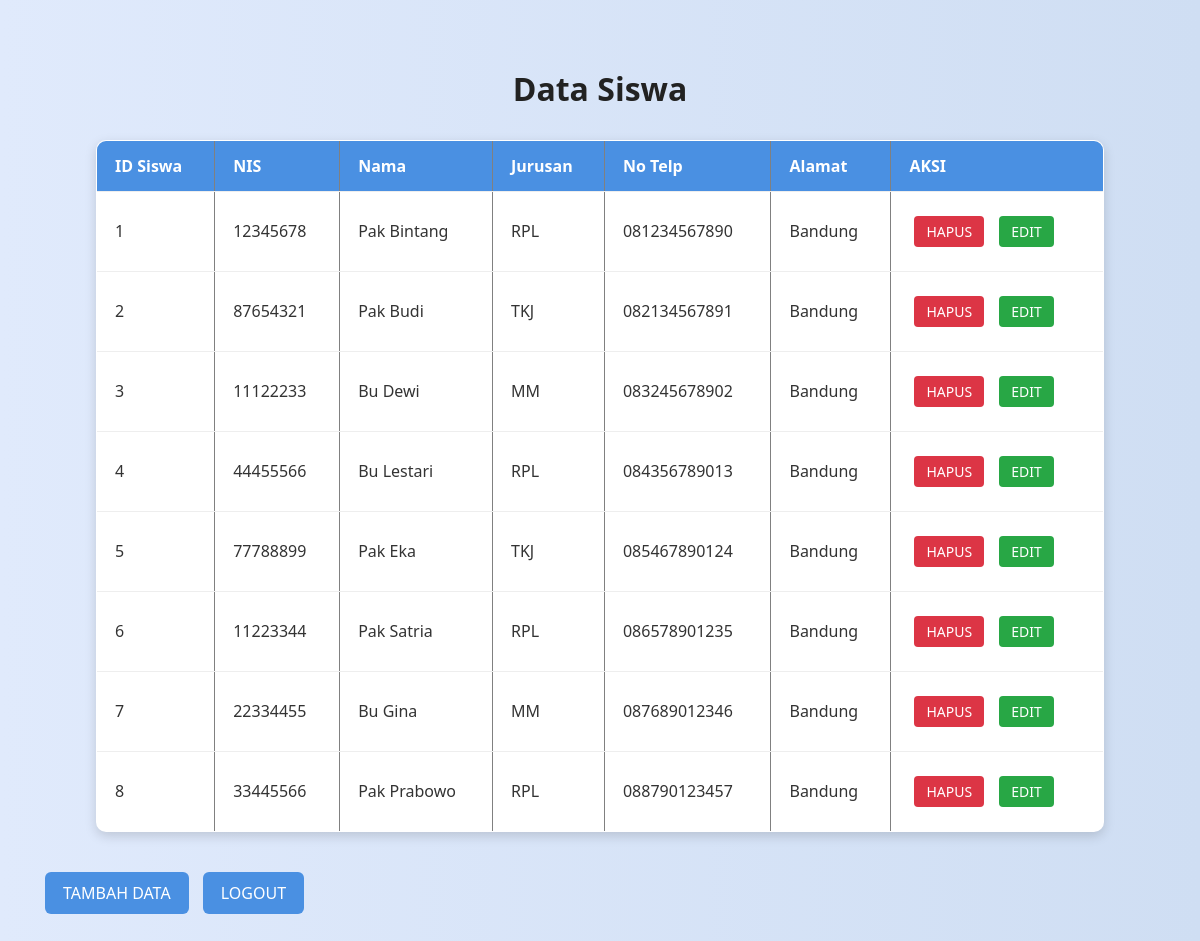
The app's page /index.php (signed in), older data.
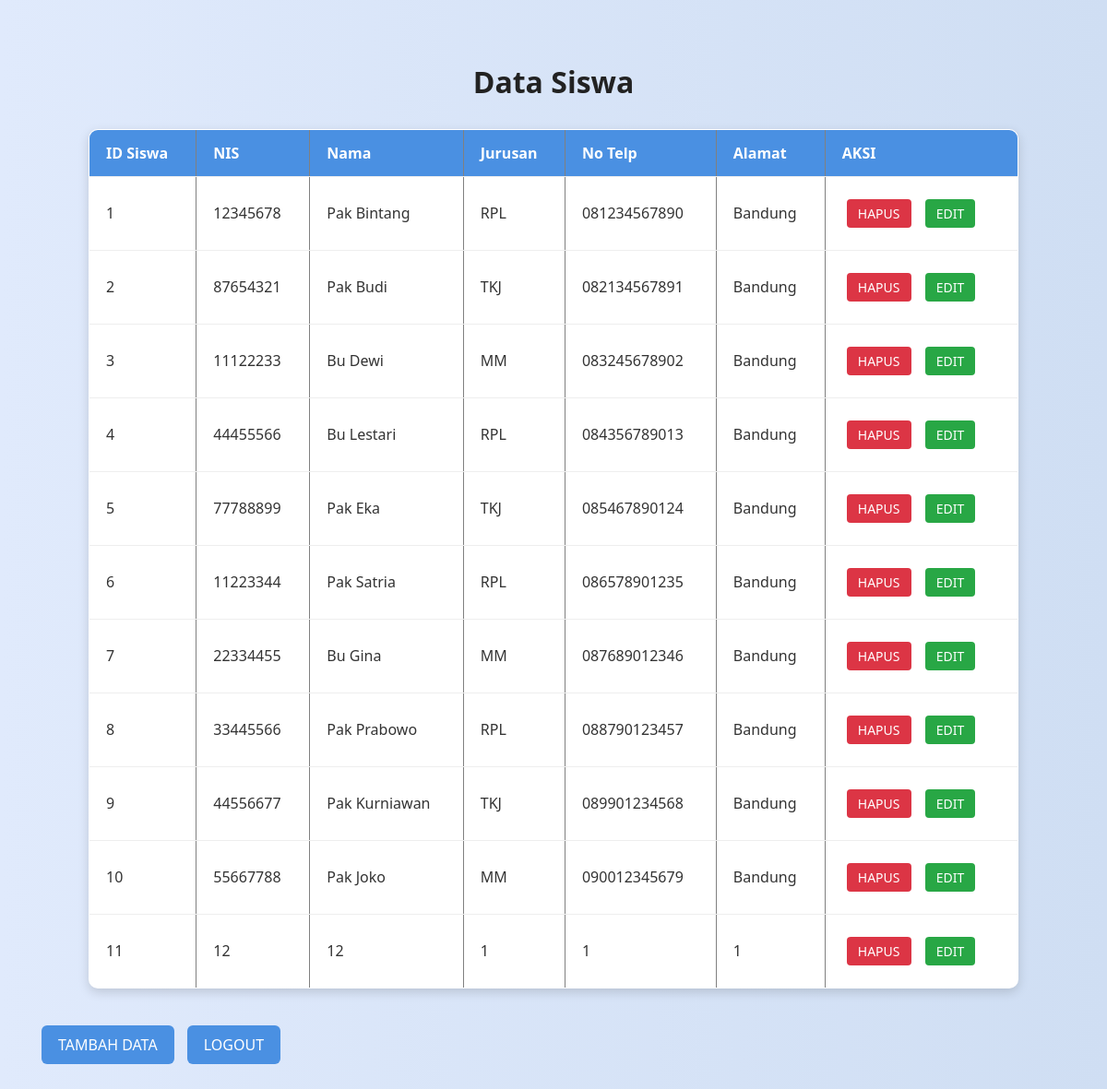
The same page, newer data.
### tables this page shows
CREATE TABLE `siswa` (
  `ID_SISWA` int NOT NULL,
  `NIS` char(8) NOT NULL,
  `Nama` varchar(100) NOT NULL,
  `Jurusan` varchar(50) DEFAULT NULL,
  `No_Telp` varchar(15) DEFAULT NULL,
  `Alamat` text
);

### index.php (the view, shortened to what this page needs)
<?php
include 'koneksi.php';
?>
<!DOCTYPE html>
<html>
<head>
</head>
<body>
<h2>Data Siswa</h2>
<table border="1" cellpadding="8" cellspacing="0">
    <tr>
        <th>ID Siswa</th>
        <th>NIS</th>
        <th>Nama</th>
        <th>Jurusan</th>
        <th>No Telp</th>
        <th>Alamat</th>
        <th>AKSI</th>
    </tr>
    <?php
    $sql = "SELECT * FROM siswa";
    $result = $koneksi->query($sql);
    if ($result->num_rows > 0) {
        while ($row = $result->fetch_assoc()) {
            echo "<tr>
                    <td>{$row['ID_SISWA']}</td>
                    <td>{$row['NIS']}</td>
                    <td>{$row['Nama']}</td>
                    <td>{$row['Jurusan']}</td>
                    <td>{$row['No_Telp']}</td>
                    <td>{$row['Alamat']}</td>
                    <td><a href='hapus.php?id={$row['ID_SISWA']}' onclick='return confirm(\"Yakin Ingin Hapus Data?\");'>HAPUS</a>
                    <a href='form-edit.php?id={$row['ID_SISWA']}'>EDIT</a></td>
                  </tr>";
        }
    } else {
        echo "<tr><td colspan='6'>Tidak ada data</td></tr>";
    }
    ?>
</table>
<a href="form-input.php">TAMBAH DATA</a>
<a href="logout.php">LOGOUT</a>
</body>
</html>

### index.php (style rules this page uses)
body { font-family: 'Segoe UI', Tahoma, Geneva, Verdana, sans-serif; background: linear-gradient(to right, #e0eafc, #cfdef3); margin: 0; padding: 40px; color: #333; }
h2 { text-align: center; color: #222; margin-bottom: 30px; font-size: 32px; }
table { border-collapse: collapse; width: 90%; margin: 0 auto 30px; background-color: #ffffff; border-radius: 10px; overflow: hidden; box-shadow: 0 4px 12px rgba(0,0,0,0.15); }
th, td { padding: 14px 18px; text-align: left; border-bottom: 1px solid #eee; }
th { background-color: #4a90e2; color: #fff; font-weight: bold; }
a { display: inline-block; margin: 10px 5px; text-decoration: none; padding: 10px 18px; background-color: #4a90e2; color: white; border-radius: 6px; transition: all 0.3s ease; text-align: center; }
td a { display: inline-block; margin-right: 6px; font-size: 14px; padding: 6px 12px; background-color: #28a745; border-radius: 4px; }
td a:first-child { background-color: #dc3545; }

Row changes from the older to the newer data that the page shows:
added siswa: ID_SISWA "9", NIS "44556677", Nama "Pak Kurniawan", Jurusan "TKJ", No_Telp "089901234568", Alamat "Bandung"
added siswa: ID_SISWA "10", NIS "55667788", Nama "Pak Joko", Jurusan "MM", No_Telp "090012345679", Alamat "Bandung"
added siswa: ID_SISWA "11", NIS "12", Nama "12", Jurusan "1", No_Telp "1", Alamat "1"
